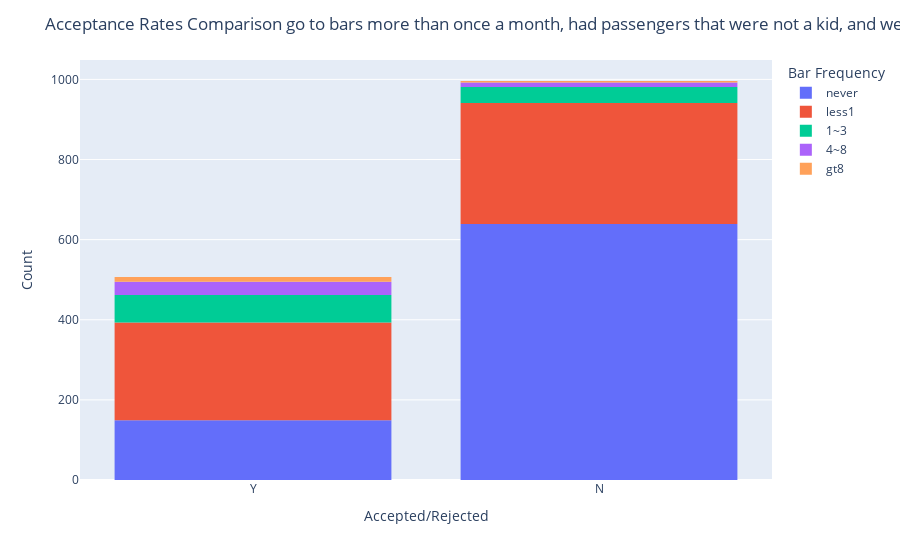

Source (notebook cell):
### Markdown cell above
6. Compare the acceptance rates between those drivers who:

- go to bars more than once a month, had passengers that were not a kid, and were not widowed *OR*
- go to bars more than once a month and are under the age of 30 *OR*
- go to cheap restaurants more than 4 times a month and income is less than 50K.

### Code cell
conditionality = 'go to bars more than once a month, had passengers that were not a kid, and were not widowed'

filtereddf = coupons_bar
print(filtereddf.shape[0])

filtereddf = filtereddf[coupons_bar['Bar'].isin(['1~3', 'gt8', '4~8'])]
print(filtereddf.shape[0])

filtereddf = filtereddf.query('has_children == "N"')
print(filtereddf.shape[0])

filtereddf = filtereddf.query('maritalStatus != "Widowed"')
print(filtereddf.shape[0])

accept_count = (df_union.query('Y == "Y"').count()['Y'])
reject_count = (df_union.query('Y == "N"').count()['Y'])
total_count  = accept_count + reject_count

print('Acceptance Rate for' , conditionality , '%.2f' % (accept_count/total_count*100) , '%')

fig = px.histogram(df_union, x='Y', color='Bar')

fig.update_layout(title=f'Acceptance Rates Comparison {conditionality}',xaxis_title='Accepted/Rejected',yaxis_title='Count',legend_title="Bar Frequency")

fig.show()

### Figure 1 — Plotly figure (JSON) as saved in the notebook; plotly's stock layout.template omitted (floating-point values rounded to 4 significant figures; data arrays with more than 128 entries replaced by an {"elided": "..."} marker saying what was removed)
{"data": [{"alignmentgroup": "True", "bingroup": "x", "hovertemplate": "Bar=never<br>Y=%{x}<br>count=%{y}<extra></extra>", "legendgroup": "never", "marker": {"color": "#636efa", "pattern": {"shape": ""}}, "name": "never", "offsetgroup": "never", "orientation": "v", "showlegend": true, "type": "histogram", "x": {"elided": "788 str values"}, "xaxis": "x", "yaxis": "y"}, {"alignmentgroup": "True", "bingroup": "x", "hovertemplate": "Bar=less1<br>Y=%{x}<br>count=%{y}<extra></extra>", "legendgroup": "less1", "marker": {"color": "#EF553B", "pattern": {"shape": ""}}, "name": "less1", "offsetgroup": "less1", "orientation": "v", "showlegend": true, "type": "histogram", "x": {"elided": "546 str values"}, "xaxis": "x", "yaxis": "y"}, {"alignmentgroup": "True", "bingroup": "x", "hovertemplate": "Bar=1~3<br>Y=%{x}<br>count=%{y}<extra></extra>", "legendgroup": "1~3", "marker": {"color": "#00cc96", "pattern": {"shape": ""}}, "name": "1~3", "offsetgroup": "1~3", "orientation": "v", "showlegend": true, "type": "histogram", "x": ["Y", "Y", "N", "N", "Y", "Y", "Y", "Y", "Y", "N", "Y", "Y", "Y", "N", "N", "N", "Y", "Y", "Y", "N", "Y", "Y", "N", "Y", "Y", "Y", "N", "Y", "Y", "Y", "Y", "Y", "N", "Y", "Y", "Y", "N", "Y", "N", "N", "N", "Y", "Y", "Y", "Y", "Y", "Y", "N", "N", "N", "N", "Y", "N", "N", "N", "N", "Y", "Y", "N", "N", "Y", "Y", "N", "N", "N", "Y", "Y", "Y", "Y", "N", "Y", "N", "Y", "Y", "Y", "Y", "Y", "Y", "Y", "N", "N", "N", "N", "Y", "Y", "Y", "Y", "Y", "Y", "N", "Y", "Y", "Y", "Y", "N", "N", "Y", "Y", "N", "Y", "N", "Y", "Y", "Y", "Y", "Y", "Y", "N", "N"], "xaxis": "x", "yaxis": "y"}, {"alignmentgroup": "True", "bingroup": "x", "hovertemplate": "Bar=4~8<br>Y=%{x}<br>count=%{y}<extra></extra>", "legendgroup": "4~8", "marker": {"color": "#ab63fa", "pattern": {"shape": ""}}, "name": "4~8", "offsetgroup": "4~8", "orientation": "v", "showlegend": true, "type": "histogram", "x": ["N", "Y", "Y", "Y", "Y", "Y", "Y", "N", "Y", "Y", "N", "N", "Y", "Y", "Y", "Y", "N", "Y", "Y", "N", "N", "Y", "N", "Y", "N", "Y", "Y", "Y", "Y", "Y", "Y", "Y", "Y", "Y", "Y", "N", "N", "Y", "Y", "Y", "Y", "Y", "Y", "Y"], "xaxis": "x", "yaxis": "y"}, {"alignmentgroup": "True", "bingroup": "x", "hovertemplate": "Bar=gt8<br>Y=%{x}<br>count=%{y}<extra></extra>", "legendgroup": "gt8", "marker": {"color": "#FFA15A", "pattern": {"shape": ""}}, "name": "gt8", "offsetgroup": "gt8", "orientation": "v", "showlegend": true, "type": "histogram", "x": ["Y", "Y", "Y", "Y", "Y", "Y", "N", "N", "Y", "Y", "N", "N", "Y", "Y", "Y", "Y"], "xaxis": "x", "yaxis": "y"}], "layout": {"barmode": "relative", "legend": {"title": {"text": "Bar Frequency"}, "tracegroupgap": 0}, "margin": {"t": 60}, "title": {"text": "Acceptance Rates Comparison go to bars more than once a month, had passengers that were not a kid, and were not widowed"}, "xaxis": {"anchor": "y", "domain": [0, 1], "title": {"text": "Accepted/Rejected"}}, "yaxis": {"anchor": "x", "domain": [0, 1], "title": {"text": "Count"}}}}
